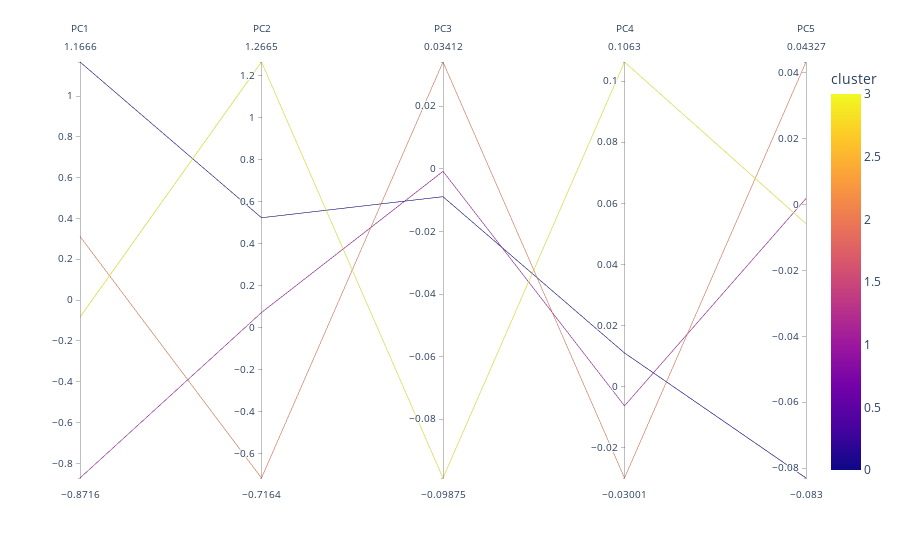

Here is the notebook cell this chart was saved with:
### Code cell
import plotly.express as px
df = temp
fig = px.parallel_coordinates(df,color="cluster",
                              dimensions=['PC1', 'PC2', 'PC3', 'PC4','PC5'],
                              )
fig.show()

### Figure 1 — Plotly figure (JSON) as saved in the notebook; plotly's stock layout.template omitted (floating-point values rounded to 4 significant figures)
{"data": [{"dimensions": [{"label": "PC1", "values": [1.167, -0.8716, 0.3121, -0.08336]}, {"label": "PC2", "values": [0.5241, 0.07235, -0.7164, 1.266]}, {"label": "PC3", "values": [-0.008897, -0.0007973, 0.03412, -0.09875]}, {"label": "PC4", "values": [0.01097, -0.006365, -0.03001, 0.1063]}, {"label": "PC5", "values": [-0.083, 0.001838, 0.04327, -0.0058]}], "domain": {"x": [0, 1], "y": [0, 1]}, "line": {"color": [0, 1, 2, 3], "coloraxis": "coloraxis"}, "name": "", "type": "parcoords"}], "layout": {"coloraxis": {"colorbar": {"title": {"text": "cluster"}}, "colorscale": [[0, "#0d0887"], [0.1111, "#46039f"], [0.2222, "#7201a8"], [0.3333, "#9c179e"], [0.4444, "#bd3786"], [0.5556, "#d8576b"], [0.6667, "#ed7953"], [0.7778, "#fb9f3a"], [0.8889, "#fdca26"], [1, "#f0f921"]]}, "legend": {"tracegroupgap": 0}, "margin": {"t": 60}}}
